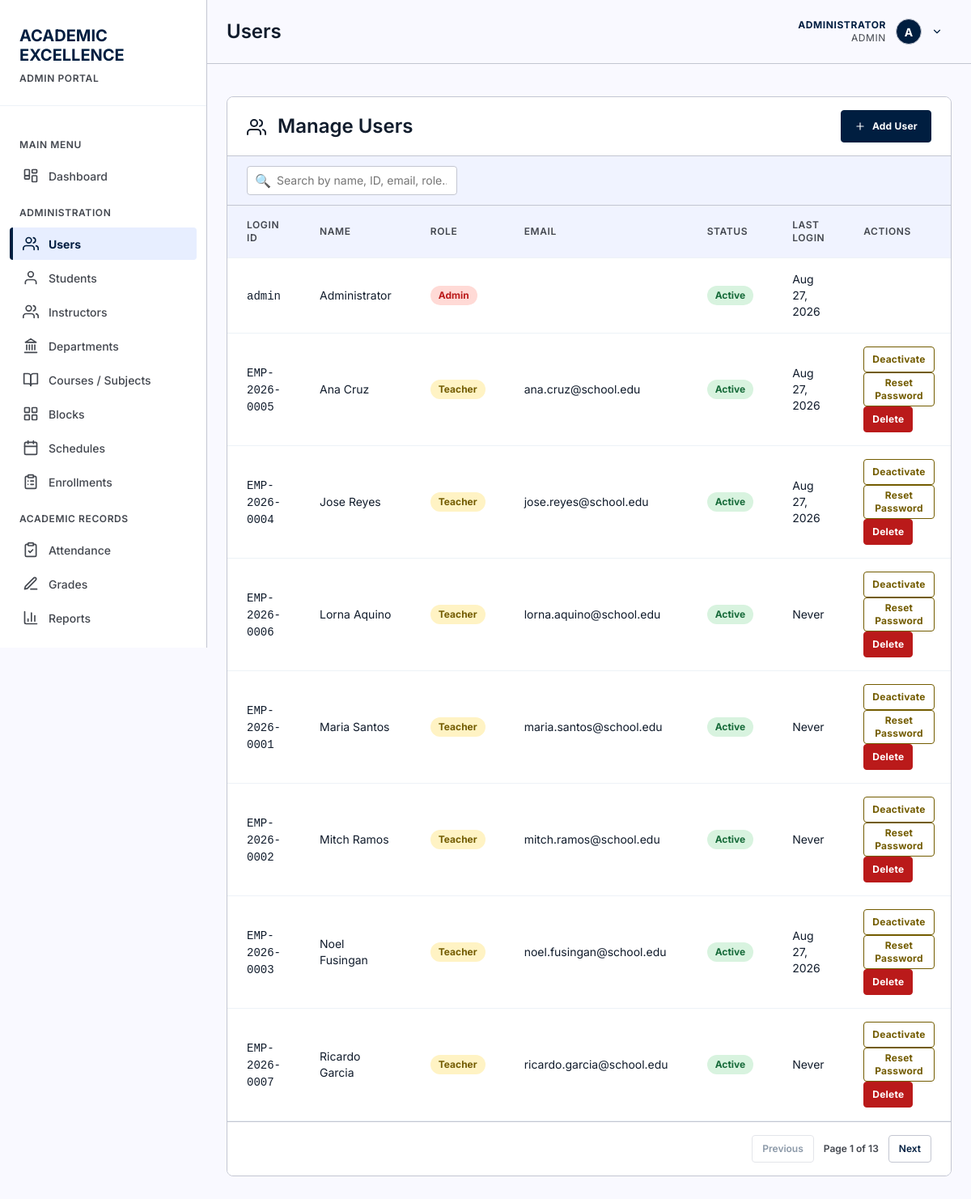
Before: /pages/users.php (signed in) with the older database file.
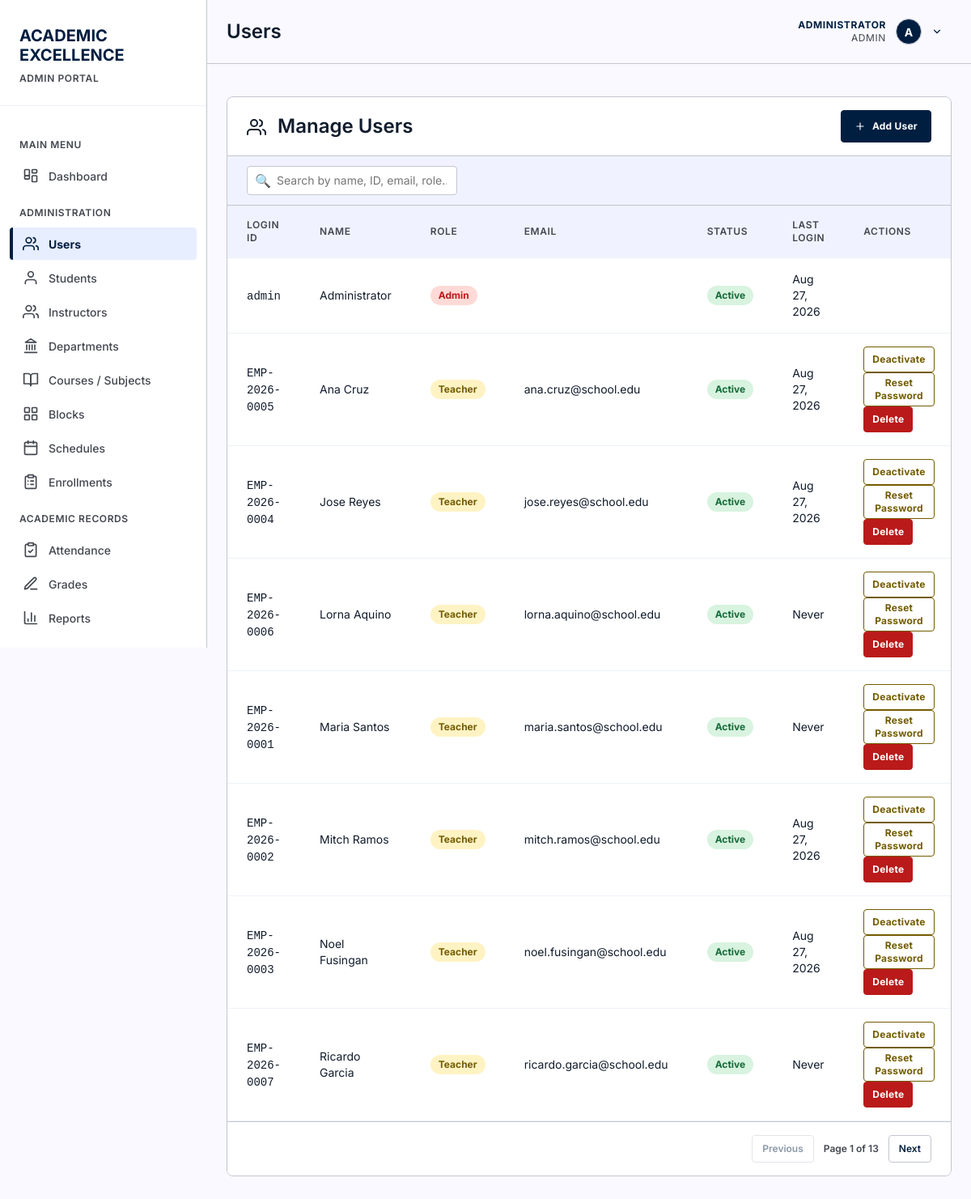
After: the same page with the newer database file.
### tables this page shows
CREATE TABLE "users" (
                    id INTEGER PRIMARY KEY AUTOINCREMENT,
                    username TEXT NOT NULL UNIQUE,
                    password TEXT NOT NULL,
                    full_name TEXT NOT NULL,
                    email TEXT UNIQUE,
                    role TEXT NOT NULL DEFAULT 'student' CHECK(role IN ('admin', 'instructor', 'student')),
                    is_active INTEGER NOT NULL DEFAULT 1 CHECK(is_active IN (0, 1)),
                    last_login_at DATETIME,
                    created_at DATETIME NOT NULL DEFAULT CURRENT_TIMESTAMP,
                    updated_at DATETIME NOT NULL DEFAULT CURRENT_TIMESTAMP
                );

### includes/auth.php (called while the page is built, shortened)
<?php
function roleLabel($role) {
    return [
        'admin'      => 'Admin',
        'instructor' => 'Teacher',
        'student'    => 'Student'
    ][$role] ?? ucfirst((string) $role);
}

### includes/functions.php (called while the page is built, shortened)
<?php
require_once __DIR__ . '/auth.php';
require_once __DIR__ . '/icons.php';
function formatDate($date) {
    return date('M d, Y', strtotime($date));
}

### pages/users.php (the view, shortened to what this page needs)
<?php
require_once '../includes/functions.php';
$db = getDB();
$usersStmt = $db->query("
    SELECT u.*,
           COALESCE(s.student_id, i.employee_id, u.username) AS login_id,
           COALESCE(s.first_name || ' ' || s.last_name, i.first_name || ' ' || i.last_name, u.full_name) AS display_name
    FROM users u
    LEFT JOIN students s ON s.user_id = u.id
    LEFT JOIN instructors i ON i.user_id = u.id
    ORDER BY u.role, display_name
");
$allUsers = $usersStmt->fetchAll();
include '../includes/header.php';
?>
<main>
    <div class="card">
        <div class="card-header" style="display: flex; justify-content: space-between; align-items: center;">
            <h2><?php echo icon('users', 24); ?> Manage Users</h2>
            <button class="btn btn-primary" onclick="document.getElementById('addUserModal').style.display='block'"><?php echo icon('plus', 14); ?> Add User</button>
        </div>
        <div class="table-search-bar">
            <div class="table-search-wrapper">
                <span class="search-icon">🔍</span>
                <input type="text" id="userSearch" placeholder="Search by name, ID, email, role...">
            </div>
        </div>
        <table data-pagination data-page-size="8" id="userTable">
            <thead>
                <tr>
                    <th>Login ID</th>
                    <th>Name</th>
                    <th>Role</th>
                    <th>Email</th>
                    <th>Status</th>
                    <th>Last Login</th>
                    <th>Actions</th>
                </tr>
            </thead>
            <tbody>
                <?php foreach ($allUsers as $u): ?>
                <tr data-search="<?php echo htmlspecialchars(strtolower($u['login_id'] . ' ' . $u['display_name'] . ' ' . roleLabel($u['role']) . ' ' . ($u['email'] ?? ''))); ?>">
                    <td data-label="Login ID"><code><?php echo htmlspecialchars($u['login_id']); ?></code></td>
                    <td data-label="Name"><?php echo htmlspecialchars($u['display_name']); ?></td>
                    <td data-label="Role">
                        <span class="grade-badge role-<?php echo $u['role']; ?>"><?php echo roleLabel($u['role']); ?></span>
                    </td>
                    <td data-label="Email"><?php echo htmlspecialchars($u['email'] ?? ''); ?></td>
                    <td data-label="Status">
                        <span class="attendance-badge status-<?php echo $u['is_active'] ? 'present' : 'absent'; ?>">
                            <?php echo $u['is_active'] ? 'Active' : 'Inactive'; ?>
                        </span>
                    </td>
                    <td data-label="Last Login"><?php echo $u['last_login_at'] ? formatDate($u['last_login_at']) : 'Never'; ?></td>
                    <td data-label="Actions">
                        <?php if ($u['role'] !== 'admin'): ?>
                        <form method="POST" style="display: inline;">
                            <button type="submit" class="btn btn-secondary btn-sm">
                                <?php echo $u['is_active'] ? 'Deactivate' : 'Activate'; ?>
                            </button>
                        </form>
                        <form method="POST" style="display: inline;">
                            <button type="submit" class="btn btn-secondary btn-sm">Reset Password</button>
                        </form>
                        <form method="POST" style="display: inline;" onsubmit="return confirm('Delete this user account?')">
                            <button type="submit" class="btn btn-danger btn-sm">Delete</button>
                        </form>
                        <?php endif; ?>
                    </td>
                </tr>
                <?php endforeach; ?>
            </tbody>
        </table>
    </div>
</main>
<?php include '../includes/footer.php'; ?>

Changed rows visible on the page:
changed users "mitch.ramos@school.edu": last_login_at (not shown) → "Aug 27, 2026"; no longer shows "Never"
